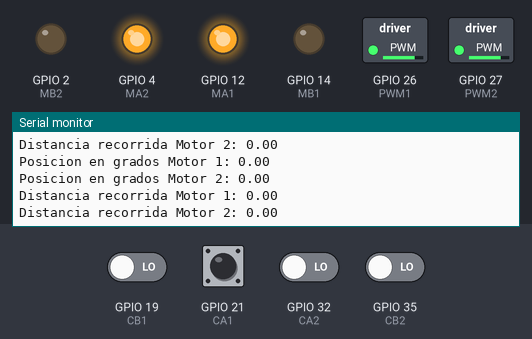
Simulated run of this sketch. Board: ESP32. Parts: switched loads named in the sketch (green lamp = pin HIGH), output pins drawn as LEDs (lit = HIGH), the last lines printed to the serial monitor. The inputs (shaded band) are chosen by the test bench; at power-on: GPIO 19 (CB1), GPIO 21 (CA1), GPIO 32 (CA2), GPIO 35 (CB2) LOW.

Above: at 1.2 s.
1.3 s: GPIO 21 (CA1) driven HIGH
At 2.2 s:
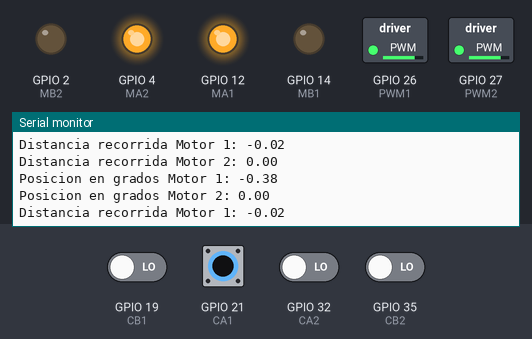
4.3 s: GPIO 32 (CA2) driven HIGH
At 5.1 s:
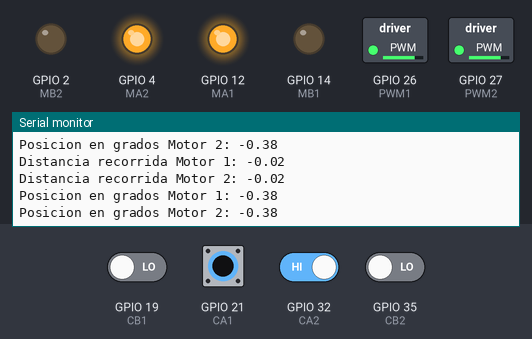
7.3 s: GPIO 21 (CA1) driven LOW
At 8.2 s:
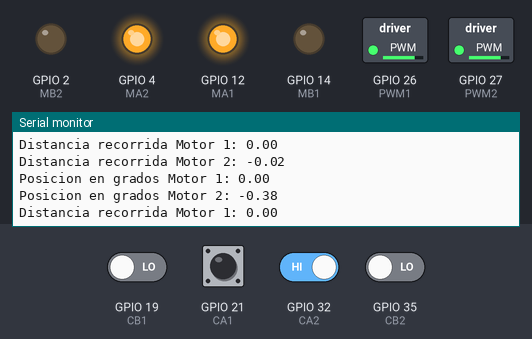
10.3 s: GPIO 32 (CA2) driven LOW
At 11.0 s:
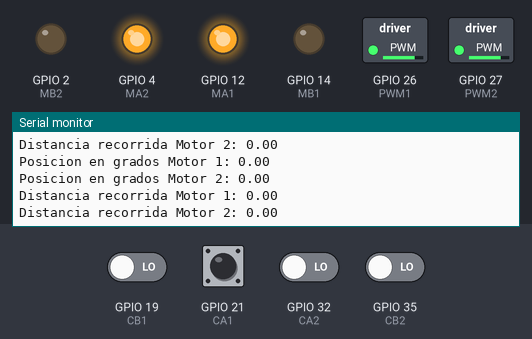
13.3 s: GPIO 21 (CA1) driven HIGH and GPIO 32 (CA2) driven HIGH
At 14.2 s:
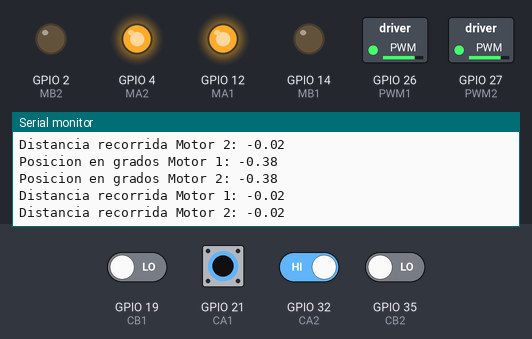

The sketch:

Encoder2Motors.ino
```cpp
const int CA1 = 21; // Input signal A form encoder 1.
const int CB1 = 19; // Input signal B from encoder 1.

const int CA2 = 32; // Input signal A from encoder 2.
const int CB2 = 35; // Input signal B from encoder 2.

const int MA1 = 12; // Input signal A from motor 1.
const int MB1 = 14; // Input signal B from motor 1.

const int MA2 = 4; // Input signal A from motor 2.
const int MB2 = 2; // Input signal B from motor 2.

const int PWM1 = 26; // Input signal pwm for motor 1.
const int PWM2 = 27; // Input signal pwm for motor 2.

volatile int  n1    = 0; // counts for encoder 1.
volatile int  n2    = 0; // counts for encoder 1.
volatile byte ant1  = 0; // previous encoder 1. state
volatile byte act1  = 0; // actual encoder 1. state
volatile byte act2  = 0; // previous encoder 2. state
volatile byte ant2  = 0; // actual encoder 2. state

unsigned long lastTime = 0;
unsigned long sampleTime = 100;

const double pi =3.1416;
const double diameter = 7; // Wheel radius in cm

double P1 = 0; // Position in degrees motor 1
double P2 = 0; // Position in degrees motor2
double D1 = 0; // Motor 1 Distance moved in cm
double D2 = 0; // Motor 2 Distance moved in cm
double R = 937.2; // Resolution R = mH x s x r,
                  // mH = counts per motor rev (11),
                  // s = states generated by AB channels (4),
                  // r = gearBox reduction ratio (21.3)
void setup()
{
  Serial.begin(9600);

  // Encoder 1
  pinMode(CA1, INPUT);
  pinMode(CB1, INPUT);
  attachInterrupt(digitalPinToInterrupt(CA1), encoder1, CHANGE);
  attachInterrupt(digitalPinToInterrupt(CB1), encoder1, CHANGE);

  //Encoder 2
  pinMode(CA2, INPUT);
  pinMode(CB2, INPUT);
  attachInterrupt(digitalPinToInterrupt(CA2), encoder2, CHANGE);
  attachInterrupt(digitalPinToInterrupt(CB2), encoder2, CHANGE);

  //Motors
  pinMode(MA1, OUTPUT);
  pinMode(MB1, OUTPUT);
  pinMode(MA2, OUTPUT);
  pinMode(MB2, OUTPUT);
  // Speed control
  pinMode(PWM1, OUTPUT);
  pinMode(PWM2, OUTPUT);

  setMotorSpeeds(200,200);

  digitalWrite(MA1, HIGH);
  digitalWrite(MB1, LOW);
  digitalWrite(MA2, HIGH);
  digitalWrite(MB2, LOW);

  Serial.println("Count: ");

}

void loop() {
  if (millis() - lastTime >= sampleTime || lastTime==0)
  {  // Se actualiza cada sampleTime (milisegundos)
      lastTime = millis();
      P1 = (n1*360.0)/R;
      P2 = (n2*360.0)/R;
      Serial.print("Posicion en grados Motor 1: ");Serial.println(P1);
      Serial.print("Posicion en grados Motor 2: ");Serial.println(P2);
      D1 = (P1/360)*pi*diameter;
      D2 = (P2/360)*pi*diameter;
      Serial.print("Distancia recorrida Motor 1: ");Serial.println(D1);
      Serial.print("Distancia recorrida Motor 2: ");Serial.println(D2);

   }
}

// Encoder precisión cuádruple.
void encoder1(void)
{

  ant1=act1;

  if(digitalRead(CA1)) bitSet(act1,1); else bitClear(act1,1);
  if(digitalRead(CB1)) bitSet(act1,0); else bitClear(act1,0);


  if(ant1 == 2 && act1 ==0) n1++;
  if(ant1 == 0 && act1 ==1) n1++;
  if(ant1 == 3 && act1 ==2) n1++;
  if(ant1 == 1 && act1 ==3) n1++;

  if(ant1 == 1 && act1 ==0) n1--;
  if(ant1 == 3 && act1 ==1) n1--;
  if(ant1 == 0 && act1 ==2) n1--;
  if(ant1 == 2 && act1 ==3) n1--;


}

// Encoder precisión cuádruple.
void encoder2(void)
{

  ant2=act2;

  if(digitalRead(CA2)) bitSet(act2,1); else bitClear(act2,1);
  if(digitalRead(CB2)) bitSet(act2,0); else bitClear(act2,0);


  if(ant2 == 2 && act2 ==0) n2++;
  if(ant2 == 0 && act2 ==1) n2++;
  if(ant2 == 3 && act2 ==2) n2++;
  if(ant2 == 1 && act2 ==3) n2++;

  if(ant2 == 1 && act2 ==0) n2--;
  if(ant2 == 3 && act2 ==1) n2--;
  if(ant2 == 0 && act2 ==2) n2--;
  if(ant2 == 2 && act2 ==3) n2--;


}

void setMotorSpeeds(int speed1, int speed2){
  analogWrite(PWM1, speed1);
  analogWrite(PWM2, speed2);
}
```

Measured:
- after the input at 1.3 s, the serial monitor: prints a new line after 0.08 s (image 1)
- after the input at 4.3 s, the serial monitor: prints a new line after 0.18 s (image 2)
- after the input at 7.3 s, the serial monitor: prints a new line after 0.10 s (image 3)
- after the input at 10.3 s, the serial monitor: prints a new line after 0.05 s (image 4)
- after the input at 13.3 s, the serial monitor: prints a new line at once (image 5)
